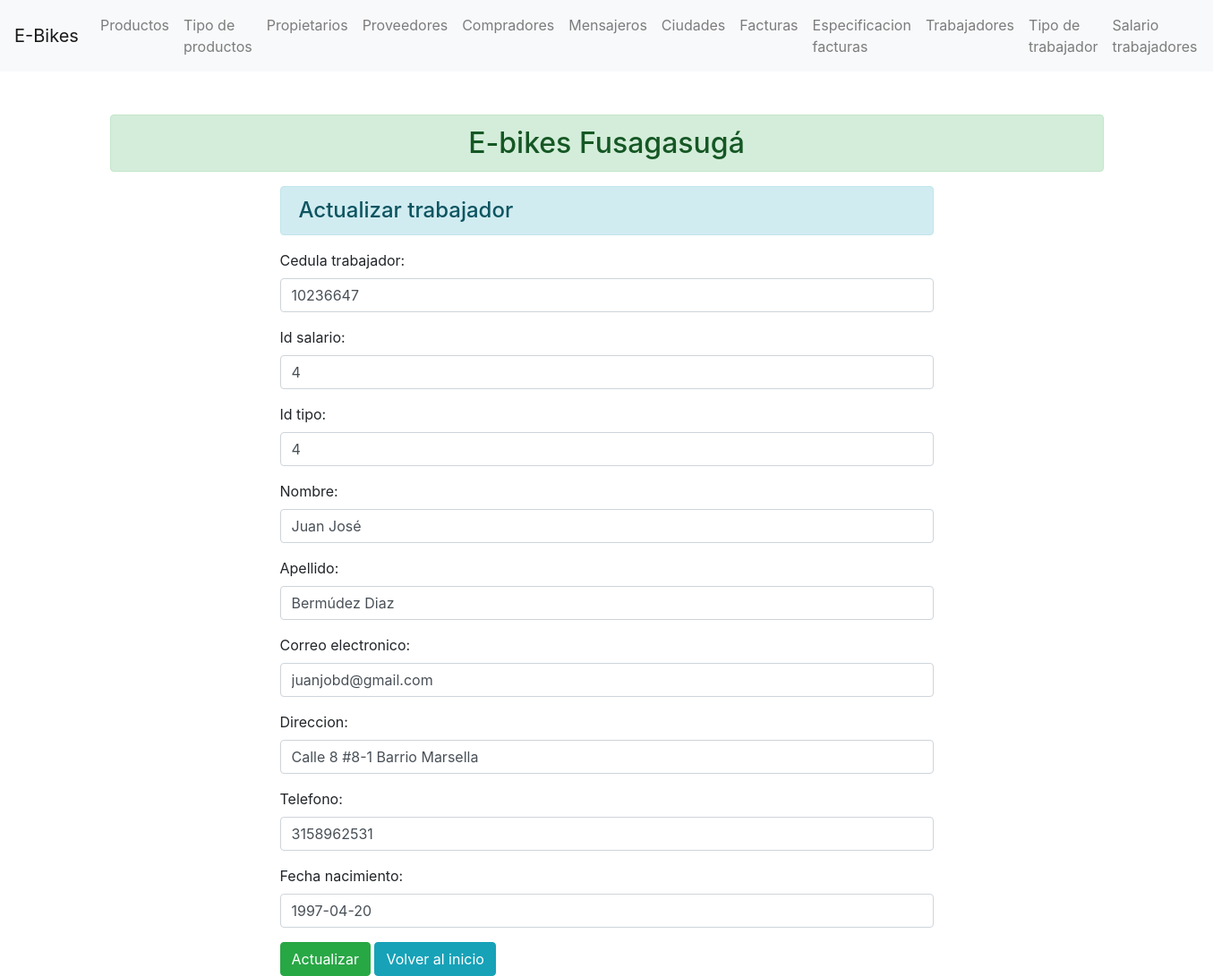
/trabajador/10236647/, run on the app's committed database.
### enroll/models.py (models this page shows)
class Trabajador(models.Model):
    cedula_trabajador = models.IntegerField(primary_key=True)
    id_salario = models.ForeignKey(Salario_Trabajador, on_delete=models.CASCADE)
    id_tipo = models.ForeignKey(Tipo_Trabajador, on_delete=models.CASCADE)
    nombre = models.CharField(max_length=70)
    apellido = models.CharField(max_length=70)
    correo_electronico = models.EmailField(max_length=70)
    direccion = models.CharField(max_length=70)
    telefono = models.IntegerField()
    fecha_nacimiento = models.DateField()

### enroll/views.py (the view)
# urls.py: path('trabajador/<int:cedula_trabajador>/', views.update_trabajador, name="updatetrabajador"),
def update_trabajador(request, cedula_trabajador):
    if request.method == 'POST':
        pi = Trabajador.objects.get(pk=cedula_trabajador)
        fm = TrabajadorRegistration(request.POST, instance=pi)
        if fm.is_valid():
            fm.save()
    else:
        pi = Trabajador.objects.get(pk=cedula_trabajador)
        fm = TrabajadorRegistration(instance=pi)
    return render(request, 'enroll/updatetrabajador.html', {'form':fm})

### enroll/forms.py
class TrabajadorRegistration(forms.ModelForm):
    class Meta:
        model = Trabajador
        fields = ['cedula_trabajador', 'id_salario', 'id_tipo', 'nombre', 'apellido', 'correo_electronico', 'direccion', 'telefono', 'fecha_nacimiento']
        widgets = {
            'cedula_trabajador': forms.NumberInput(attrs={'class':'form-control'}),
            'id_salario': forms.NumberInput(attrs={'class':'form-control'}),
            'id_tipo': forms.NumberInput(attrs={'class':'form-control'}),
            'nombre': forms.TextInput(attrs={'class':'form-control'}),
            'apellido': forms.TextInput(attrs={'class':'form-control'}),
            'correo_electronico': forms.EmailInput(attrs={'class':'form-control'}),
            'direccion': forms.TextInput(attrs={'class':'form-control'}),
            'telefono': forms.NumberInput(attrs={'class':'form-control'}),
            'fecha_nacimiento': forms.DateInput(attrs={'class':'form-control'}),
        }

### enroll/templates/enroll/updatetrabajador.html (shortened to what this page needs)
{% extends 'enroll/base.html' %}
{% block content  %}
    <div class="row">
        <div class="col-sm-8 offset-2">
            <h4 class="alert alert-info">Actualizar trabajador</h4>
            <form action="" method="POST">
                {{form.as_p}}
                <input type="submit" class="btn btn-success" value="Actualizar">
                <a href="{% url 'addtrabajador' %}" class="btn btn-info">Volver al inicio</a>
            </form>
        </div>
    </div>
{% endblock content  %}

### data on the page
Trabajador: cedula_trabajador "10236647", id_salario "4", id_tipo "4", nombre "Juan José", apellido "Bermúdez Diaz", correo_electronico "juanjobd@gmail.com", direccion "Calle 8 #8-1 Barrio Marsella", telefono "3158962531", fecha_nacimiento "1997-04-20"
